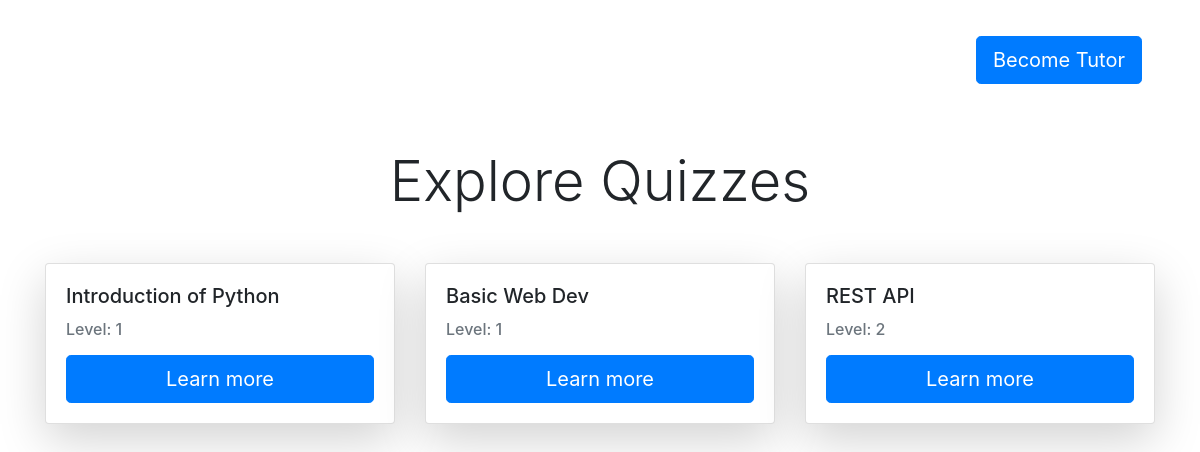
The page /learn/ on the database its author committed.
### learn/models.py (models this page shows, shortened)
class QuestionSheet(models.Model):
    title = models.CharField(max_length=200)
    tutor = models.ForeignKey(User, on_delete=models.CASCADE, related_name="tutor")
    l = [
        (1, 1),
        (2, 2),
        (3, 3),
        (4, 4),
        (5, 5)]
    level = models.IntegerField(choices=l, default=1)

### learn/views.py (the view)
# urls.py: path('', views.home2 , name="home2"),
def home2(request):
    ok, tutor_username = modify_nav(request)
    questions_sheet = QuestionSheet.objects.all()
    return render(request, 'home2.html', {"questions": questions_sheet, "tutor_username": tutor_username, "ok": ok})

### learn/views.py (called while the page is built)
def modify_nav(request):
    ok = 0
    tutor_username = None
    if request.user.is_authenticated:
        ok = 1
        tutor_username = request.user.username
    return ok, tutor_username

### learn/templates/home2.html (shortened to what this page needs)
{% extends "layout.html" %}
{% block body %}
    <div class="container mt-5">
        <h1 class="display-4 text-center mb-5">Explore Quizzes</h1>
        <div class="row row-cols-1 row-cols-md-3 g-4">
            {% for question in questions %}
                <div class="col">
                    <div class="card h-100 shadow-lg">
                        <div class="card-body">
                            <h5 class="card-title">{{ question.title }}</h5>
                            <h6 class="text-muted mb-2">Level: {{ question.level }}</h6>
                            <a href="{% url 'question_sheet_id' question.id %}" class="btn btn-primary btn-lg w-100 mt-auto">Learn more</a>
                        </div>
                    </div>
                </div>
            {% endfor %}
        </div>
    </div>
{% endblock %}

### rows shown on the page
QuestionSheet: title "Introduction of Python", level "1"
QuestionSheet: title "Basic Web Dev", level "1"
QuestionSheet: title "REST API", level "2"
